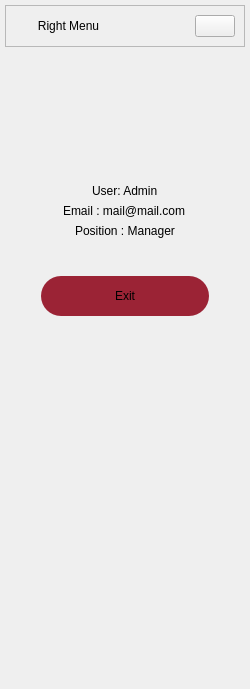
           <widget class="QWidget" name="rightMenuContainer" native="true">
            <property name="minimumSize">
             <size>
              <width>0</width>
              <height>0</height>
             </size>
            </property>
            <property name="maximumSize">
             <size>
              <width>0</width>
              <height>16777215</height>
             </size>
            </property>
            <layout class="QVBoxLayout" name="verticalLayout_5">
             <property name="spacing">
              <number>0</number>
             </property>
             <property name="leftMargin">
              <number>0</number>
             </property>
             <property name="topMargin">
              <number>0</number>
             </property>
             <property name="rightMargin">
              <number>0</number>
             </property>
             <property name="bottomMargin">
              <number>0</number>
             </property>
             <item>
              <widget class="QWidget" name="rightMenuSubContainer" native="true">
               <property name="minimumSize">
                <size>
                 <width>250</width>
                 <height>0</height>
                </size>
               </property>
               <layout class="QVBoxLayout" name="verticalLayout_6">
                <property name="spacing">
                 <number>5</number>
                </property>
                <property name="leftMargin">
                 <number>5</number>
                </property>
                <property name="topMargin">
                 <number>5</number>
                </property>
                <property name="rightMargin">
                 <number>5</number>
                </property>
                <property name="bottomMargin">
                 <number>5</number>
                </property>
                <item>
                 <widget class="QFrame" name="frame_8">
                  <property name="frameShape">
                   <enum>QFrame::StyledPanel</enum>
                  </property>
                  <property name="frameShadow">
                   <enum>QFrame::Raised</enum>
                  </property>
                  <layout class="QHBoxLayout" name="horizontalLayout_8">
                   <item>
                    <widget class="QLabel" name="rightMenuLabel">
                     <property name="text">
                      <string>Right Menu</string>
                     </property>
                     <property name="alignment">
                      <set>Qt::AlignCenter</set>
                     </property>
                    </widget>
                   </item>
                   <item alignment="Qt::AlignRight">
                    <widget class="QPushButton" name="closeRightMenuBtn">
                     <property name="cursor">
                      <cursorShape>PointingHandCursor</cursorShape>
                     </property>
                     <property name="toolTip">
                      <string>Close Menu</string>
                     </property>
                     <property name="text">
                      <string/>
                     </property>
                     <property name="icon">
                      <iconset resource="resources.qrc">
                       <normaloff>:/icons/icons/white/x-circle.svg</normaloff>:/icons/icons/white/x-circle.svg</iconset>
                     </property>
                     <property name="iconSize">
                      <size>
                       <width>24</width>
                       <height>24</height>
                      </size>
                     </property>
                    </widget>
                   </item>
                  </layout>
                 </widget>
                </item>
                <item>
                 <widget class="QStackedWidget" name="stackedWidget_2">
                  <property name="currentIndex">
                   <number>0</number>
                  </property>
                  <widget class="QWidget" name="page_8">
                   <layout class="QVBoxLayout" name="verticalLayout_13">
                    <item>
                     <widget class="QWidget" name="widget_10" native="true">
                      <layout class="QVBoxLayout" name="verticalLayout_29">
                       <item alignment="Qt::AlignHCenter|Qt::AlignTop">
                        <widget class="QLabel" name="profileAvatarLabel">
                         <property name="minimumSize">
                          <size>
                           <width>90</width>
                           <height>90</height>
                          </size>
                         </property>
                         <property name="maximumSize">
                          <size>
                           <width>90</width>
                           <height>90</height>
                          </size>
                         </property>
                         <property name="text">
                          <string/>
                         </property>
                         <property name="pixmap">
                          <pixmap resource="resources.qrc">:/images/images/avatar.png</pixmap>
                         </property>
                         <property name="scaledContents">
                          <bool>true</bool>
                         </property>
                        </widget>
                       </item>
                       <item>
                        <widget class="QWidget" name="widget_11" native="true">
                         <property name="minimumSize">
                          <size>
                           <width>0</width>
                           <height>500</height>
                          </size>
                         </property>
                         <layout class="QVBoxLayout" name="verticalLayout_30">
                          <item alignment="Qt::AlignTop">
                           <widget class="QWidget" name="widget_12" native="true">
                            <property name="minimumSize">
                             <size>
                              <width>0</width>
                              <height>150</height>
                             </size>
                            </property>
                            <property name="maximumSize">
                             <size>
                              <width>16777215</width>
                              <height>200</height>
                             </size>
                            </property>
                            <layout class="QVBoxLayout" name="verticalLayout_32">
                             <item alignment="Qt::AlignHCenter">
                              <widget class="QLabel" name="label_4">
                               <property name="text">
                                <string>User: Admin</string>
                               </property>
                              </widget>
                             </item>
                             <item alignment="Qt::AlignHCenter">
                              <widget class="QLabel" name="label_8">
                               <property name="text">
                                <string>Email : mail@mail.com</string>
                               </property>
                              </widget>
                             </item>
                             <item alignment="Qt::AlignHCenter">
                              <widget class="QLabel" name="label_11">
                               <property name="text">
                                <string>Position : Manager</string>
                               </property>
                              </widget>
                             </item>
                             <item>
                              <spacer name="verticalSpacer_2">
                               <property name="orientation">
                                <enum>Qt::Vertical</enum>
                               </property>
                               <property name="sizeHint" stdset="0">
                                <size>
                                 <width>20</width>
                                 <height>30</height>
                                </size>
                               </property>
                              </spacer>
                             </item>
                             <item>
                              <widget class="QPushButton" name="rightMenuExitBtn">
                               <property name="minimumSize">
                                <size>
                                 <width>0</width>
                                 <height>40</height>
                                </size>
                               </property>
                               <property name="cursor">
                                <cursorShape>PointingHandCursor</cursorShape>
                               </property>
                               <property name="toolTip">
                                <string>Exit</string>
                               </property>
                               <property name="styleSheet">
                                <string notr="true">background-color: #9B2335;
border-radius: 20px</string>
                               </property>
                               <property name="text">
                                <string>Exit</string>
                               </property>
                               <property name="icon">
                                <iconset resource="resources.qrc">
                                 <normaloff>:/icons/icons/white/log-out.svg</normaloff>:/icons/icons/white/log-out.svg</iconset>
                               </property>
                              </widget>
                             </item>
                            </layout>
                           </widget>
                          </item>
                         </layout>
                        </widget>
                       </item>
                      </layout>
                     </widget>
                    </item>
                   </layout>
                  </widget>
                  <widget class="QWidget" name="page_9">
                   <layout class="QVBoxLayout" name="verticalLayout_14">
                    <item>
                     <widget class="QLabel" name="label_9">
                      <property name="font">
                       <font>
                        <family>Trebuchet MS</family>
                        <pointsize>13</pointsize>
                       </font>
                      </property>
                      <property name="text">
                       <string>More...</string>
                      </property>
                      <property name="alignment">
                       <set>Qt::AlignCenter</set>
                      </property>
                     </widget>
                    </item>
                   </layout>
                  </widget>
                 </widget>
                </item>
               </layout>
              </widget>
             </item>
            </layout>
           </widget>
